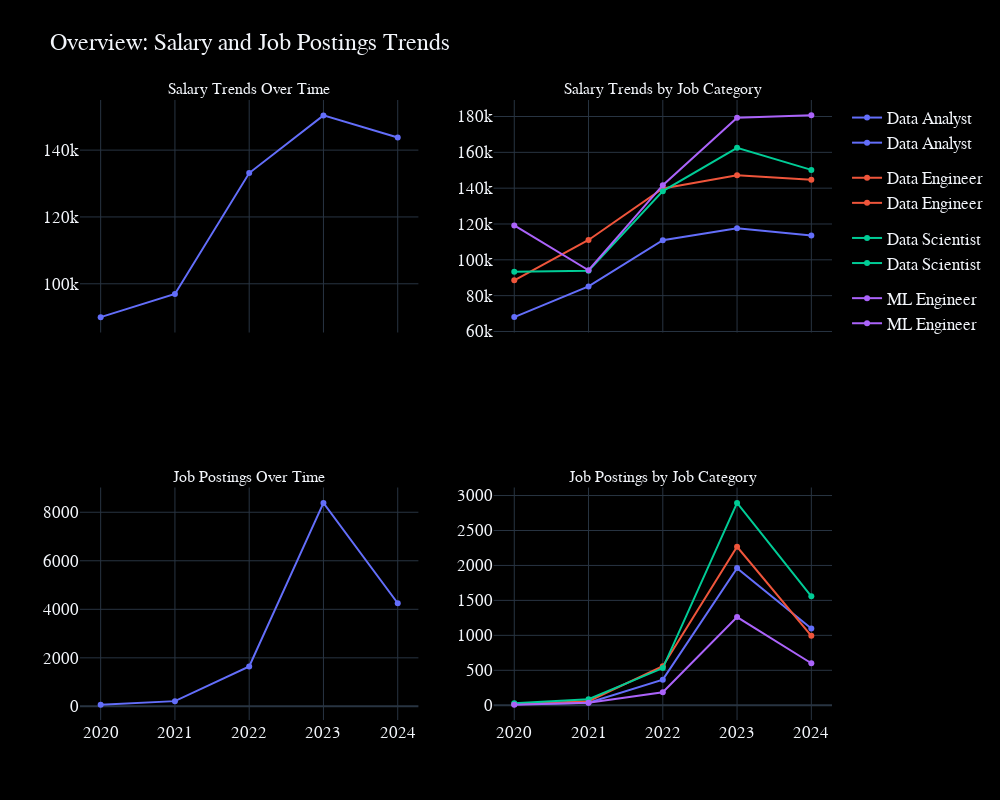

Source (notebook cell):
### Markdown cell above
<div 
    align="left" 
    style="
        background-color: #075985; 
        font-size: 24px; 
        font-family: 'Arial', sans-serif; 
        color: #F9F9F9; 
        padding: 10px; 
        line-height: 1; 
        border-radius: 15px;
        margin: 10px 0;
    "
>
    <h3>6 - Showing data</h3>
</div>

### Code cell
# 1st Chart: Salary Trends Over Time
salary_trends = dfSalaries.groupby(['work_year'])['salary_in_usd'].mean().reset_index()
fig1 = px.line(
    salary_trends, x='work_year', y='salary_in_usd',
    title='Salary Trends Over Time',
    markers=True, template='plotly_dark'
)

fig1.update_xaxes(tickvals=salary_trends['work_year'].unique(), tickformat='%Y')

# 2nd Chart: Salary Trends Over Time by Job Category
salary_trends_by_category = dfSalaries.groupby(['work_year', 'job_category'])['salary_in_usd'].mean().reset_index()
fig2 = px.line(
    salary_trends_by_category, x='work_year', y='salary_in_usd',
    color='job_category', title='Salary Trends Over Time by Job Category',
    markers=True, template='plotly_dark'
)

fig2.update_xaxes(tickvals=salary_trends_by_category['work_year'].unique(), tickformat='%Y')

# 3rd Chart: Job Postings Over Time
job_postings_over_time = dfSalaries.groupby(['work_year'])['job_category'].count().reset_index(name='count')
fig3 = px.line(
    job_postings_over_time, x='work_year', y='count',
    title='Job Postings Over Time',
    markers=True, template='plotly_dark'
)

fig3.update_xaxes(tickvals=job_postings_over_time['work_year'].unique(), tickformat='%Y')

# 4th Chart: Job Postings Over Time by Job Category
job_postings_by_category = dfSalaries.groupby(['work_year', 'job_category']).size().reset_index(name='count')
fig4 = px.line(
    job_postings_by_category, x='work_year', y='count',
    color='job_category', title='Job Postings Over Time by Job Category',
    markers=True, template='plotly_dark'
)

fig4.update_xaxes(tickvals=job_postings_by_category['work_year'].unique(), tickformat='%Y')

fig = make_subplots(
    rows=2, cols=2, 
    subplot_titles=(
        'Salary Trends Over Time', 'Salary Trends by Job Category',
        'Job Postings Over Time', 'Job Postings by Job Category'
    ),  
    shared_xaxes=True,  
    shared_yaxes=False 
)

# Add chart data to the subplots
for trace in fig1.data:
    fig.add_trace(trace, row=1, col=1)

for trace in fig2.data:
    fig.add_trace(trace, row=1, col=2)

for trace in fig3.data:
    fig.add_trace(trace, row=2, col=1)

for trace in fig4.data:
    fig.add_trace(trace, row=2, col=2)

# General layout settings
fig.update_layout(
    title='Overview: Salary and Job Postings Trends', 
    width=1000, height=800,  
    legend_title_text=None,  
    font=dict(size=17, family='Franklin Gothic'),  
    template='plotly_dark', 
    plot_bgcolor='#000000', paper_bgcolor='#000000', 
)

# Display the chart
fig.show()

### Figure 1 — Plotly figure (JSON) as saved in the notebook; plotly's stock layout.template omitted (floating-point values rounded to 4 significant figures)
{"data": [{"hovertemplate": "work_year=%{x}<br>salary_in_usd=%{y}<extra></extra>", "legendgroup": "", "line": {"color": "#636efa", "dash": "solid"}, "marker": {"symbol": "circle"}, "mode": "lines+markers", "name": "", "orientation": "v", "showlegend": false, "type": "scatter", "x": [2020, 2021, 2022, 2023, 2024], "xaxis": "x", "y": [90030.0, 96960.0, 133100.0, 150400.0, 143800.0], "yaxis": "y"}, {"hovertemplate": "job_category=Data Analyst<br>work_year=%{x}<br>salary_in_usd=%{y}<extra></extra>", "legendgroup": "Data Analyst", "line": {"color": "#636efa", "dash": "solid"}, "marker": {"symbol": "circle"}, "mode": "lines+markers", "name": "Data Analyst", "orientation": "v", "showlegend": true, "type": "scatter", "x": [2020, 2021, 2022, 2023, 2024], "xaxis": "x2", "y": [68010.0, 85160.0, 111000.0, 117600.0, 113600.0], "yaxis": "y2"}, {"hovertemplate": "job_category=Data Engineer<br>work_year=%{x}<br>salary_in_usd=%{y}<extra></extra>", "legendgroup": "Data Engineer", "line": {"color": "#EF553B", "dash": "solid"}, "marker": {"symbol": "circle"}, "mode": "lines+markers", "name": "Data Engineer", "orientation": "v", "showlegend": true, "type": "scatter", "x": [2020, 2021, 2022, 2023, 2024], "xaxis": "x2", "y": [88580.0, 111100.0, 139800.0, 147200.0, 144700.0], "yaxis": "y2"}, {"hovertemplate": "job_category=Data Scientist<br>work_year=%{x}<br>salary_in_usd=%{y}<extra></extra>", "legendgroup": "Data Scientist", "line": {"color": "#00cc96", "dash": "solid"}, "marker": {"symbol": "circle"}, "mode": "lines+markers", "name": "Data Scientist", "orientation": "v", "showlegend": true, "type": "scatter", "x": [2020, 2021, 2022, 2023, 2024], "xaxis": "x2", "y": [93300.0, 93840.0, 138300.0, 162500.0, 150200.0], "yaxis": "y2"}, {"hovertemplate": "job_category=ML Engineer<br>work_year=%{x}<br>salary_in_usd=%{y}<extra></extra>", "legendgroup": "ML Engineer", "line": {"color": "#ab63fa", "dash": "solid"}, "marker": {"symbol": "circle"}, "mode": "lines+markers", "name": "ML Engineer", "orientation": "v", "showlegend": true, "type": "scatter", "visible": true, "x": [2020, 2021, 2022, 2023, 2024], "xaxis": "x2", "y": [119196, 94190.0, 141700.0, 179400.0, 180600.0], "yaxis": "y2"}, {"hovertemplate": "work_year=%{x}<br>count=%{y}<extra></extra>", "legendgroup": "", "line": {"color": "#636efa", "dash": "solid"}, "marker": {"symbol": "circle"}, "mode": "lines+markers", "name": "", "orientation": "v", "showlegend": false, "type": "scatter", "x": [2020, 2021, 2022, 2023, 2024], "xaxis": "x3", "y": [72, 216, 1643, 8386, 4251], "yaxis": "y3"}, {"hovertemplate": "job_category=Data Analyst<br>work_year=%{x}<br>count=%{y}<extra></extra>", "legendgroup": "Data Analyst", "line": {"color": "#636efa", "dash": "solid"}, "marker": {"symbol": "circle"}, "mode": "lines+markers", "name": "Data Analyst", "orientation": "v", "showlegend": true, "type": "scatter", "x": [2020, 2021, 2022, 2023, 2024], "xaxis": "x4", "y": [15, 37, 366, 1962, 1098], "yaxis": "y4"}, {"hovertemplate": "job_category=Data Engineer<br>work_year=%{x}<br>count=%{y}<extra></extra>", "legendgroup": "Data Engineer", "line": {"color": "#EF553B", "dash": "solid"}, "marker": {"symbol": "circle"}, "mode": "lines+markers", "name": "Data Engineer", "orientation": "v", "showlegend": true, "type": "scatter", "x": [2020, 2021, 2022, 2023, 2024], "xaxis": "x4", "y": [19, 57, 559, 2267, 994], "yaxis": "y4"}, {"hovertemplate": "job_category=Data Scientist<br>work_year=%{x}<br>count=%{y}<extra></extra>", "legendgroup": "Data Scientist", "line": {"color": "#00cc96", "dash": "solid"}, "marker": {"symbol": "circle"}, "mode": "lines+markers", "name": "Data Scientist", "orientation": "v", "showlegend": true, "type": "scatter", "x": [2020, 2021, 2022, 2023, 2024], "xaxis": "x4", "y": [29, 87, 532, 2895, 1558], "yaxis": "y4"}, {"hovertemplate": "job_category=ML Engineer<br>work_year=%{x}<br>count=%{y}<extra></extra>", "legendgroup": "ML Engineer", "line": {"color": "#ab63fa", "dash": "solid"}, "marker": {"symbol": "circle"}, "mode": "lines+markers", "name": "ML Engineer", "orientation": "v", "showlegend": true, "type": "scatter", "visible": true, "x": [2020, 2021, 2022, 2023, 2024], "xaxis": "x4", "y": [9, 35, 186, 1262, 601], "yaxis": "y4"}], "layout": {"annotations": [{"font": {"size": 16}, "showarrow": false, "text": "Salary Trends Over Time", "x": 0.225, "xanchor": "center", "xref": "paper", "y": 1, "yanchor": "bottom", "yref": "paper"}, {"font": {"size": 16}, "showarrow": false, "text": "Salary Trends by Job Category", "x": 0.775, "xanchor": "center", "xref": "paper", "y": 1, "yanchor": "bottom", "yref": "paper"}, {"font": {"size": 16}, "showarrow": false, "text": "Job Postings Over Time", "x": 0.225, "xanchor": "center", "xref": "paper", "y": 0.375, "yanchor": "bottom", "yref": "paper"}, {"font": {"size": 16}, "showarrow": false, "text": "Job Postings by Job Category", "x": 0.775, "xanchor": "center", "xref": "paper", "y": 0.375, "yanchor": "bottom", "yref": "paper"}], "font": {"family": "Franklin Gothic", "size": 17}, "height": 800, "paper_bgcolor": "#000000", "plot_bgcolor": "#000000", "title": {"text": "Overview: Salary and Job Postings Trends"}, "width": 1000, "xaxis": {"anchor": "y", "autorange": true, "domain": [0, 0.45], "matches": "x3", "range": [2020.0, 2024.0], "showticklabels": false, "type": "linear"}, "xaxis2": {"anchor": "y2", "autorange": true, "domain": [0.55, 1], "matches": "x4", "range": [2020.0, 2024.0], "showticklabels": false, "type": "linear"}, "xaxis3": {"anchor": "y3", "autorange": true, "domain": [0, 0.45], "range": [2020.0, 2024.0], "type": "linear"}, "xaxis4": {"anchor": "y4", "autorange": true, "domain": [0.55, 1], "range": [2020.0, 2024.0], "type": "linear"}, "yaxis": {"anchor": "x", "autorange": true, "domain": [0.625, 1], "range": [85420.0, 155000.0], "type": "linear"}, "yaxis2": {"anchor": "x2", "autorange": true, "domain": [0.625, 1], "range": [59430.0, 189200.0], "type": "linear"}, "yaxis3": {"anchor": "x3", "autorange": true, "domain": [0, 0.375], "range": [-561.6, 9020.0], "type": "linear"}, "yaxis4": {"anchor": "x4", "autorange": true, "domain": [0, 0.375], "range": [-210.9, 3115.0], "type": "linear"}}}
